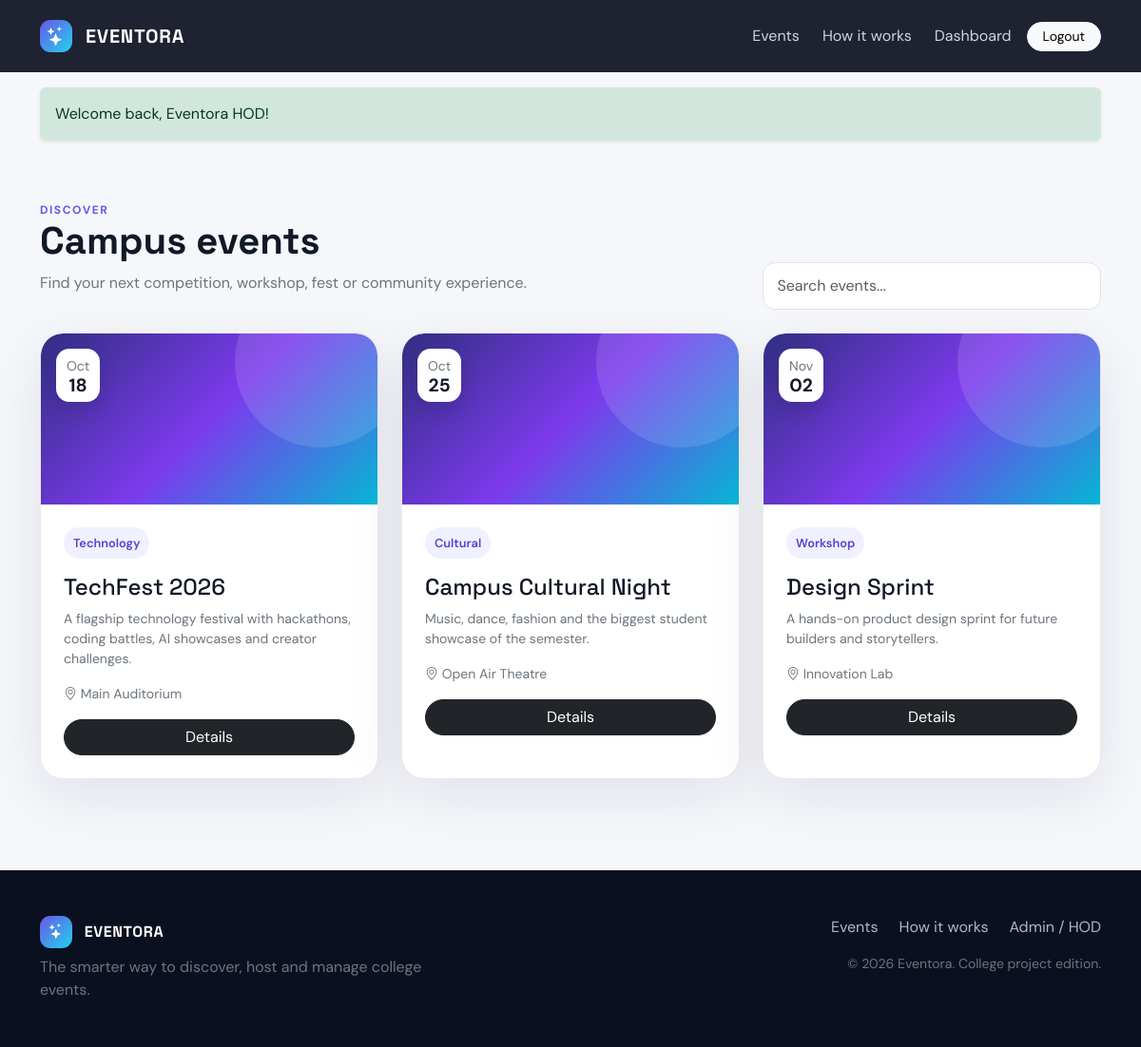
The page /user/events.php (signed in) on the database its author committed.
### tables this page shows
CREATE TABLE events (
 id INT UNSIGNED AUTO_INCREMENT PRIMARY KEY,
 host_id INT UNSIGNED NULL,
 title VARCHAR(180) NOT NULL,
 category VARCHAR(80) NOT NULL,
 description TEXT NOT NULL,
 event_date DATETIME NOT NULL,
 venue VARCHAR(180) NOT NULL,
 expected_participants INT NOT NULL DEFAULT 0,
 budget DECIMAL(12,2) NOT NULL DEFAULT 0,
 requirements TEXT,
 status ENUM('draft','approved','closed','completed') NOT NULL DEFAULT 'draft',
 created_at TIMESTAMP DEFAULT CURRENT_TIMESTAMP,
 FOREIGN KEY(host_id) REFERENCES users(id) ON DELETE SET NULL,
 INDEX(event_date,status)
);

### includes/config.php (called while the page is built, shortened)
<?php
function e($value) { return htmlspecialchars((string)$value, ENT_QUOTES, 'UTF-8'); }
?>

### user/events.php (the view)
<?php
require_once __DIR__ . '/../includes/config.php';
require_role(['admin','student','host','coordinator','volunteer']); $page_title='Events'; require __DIR__.'/../includes/header.php'; $events=[];if($pdo){$events=$pdo->query("SELECT * FROM events WHERE status='approved' ORDER BY event_date ASC")->fetchAll();} ?><div class="container py-5"><div class="row align-items-end mb-4"><div class="col"><div class="section-kicker">Discover</div><h1 class="fw-bold">Campus events</h1><p class="text-secondary">Find your next competition, workshop, fest or community experience.</p></div><div class="col-md-4"><input id="eventSearch" class="form-control" placeholder="Search events..."></div></div><div class="row g-4" id="eventGrid"><?php foreach($events as $ev): ?><div class="col-md-6 col-lg-4 event-item"><div class="event-card overflow-hidden"><div class="event-cover"><div class="date-pill"><small class="text-secondary d-block"><?=date('M',strtotime($ev['event_date']))?></small><strong><?=date('d',strtotime($ev['event_date']))?></strong></div></div><div class="p-4"><span class="metric-chip"><?=e($ev['category'])?></span><h4 class="mt-3"><?=e($ev['title'])?></h4><p class="small text-secondary"><?=e($ev['description'])?></p><div class="small text-secondary mb-3"><i class="bi bi-geo-alt"></i> <?=e($ev['venue'])?></div><div class="d-flex gap-2"><a class="btn btn-dark rounded-pill flex-grow-1" href="/user/event.php?id=<?=$ev['id']?>">Details</a><?php if (($user['role'] ?? '') !== 'admin'): ?><a class="btn btn-outline-primary rounded-pill" href="/user/register_event.php?id=<?=$ev['id']?>">Register</a><?php endif; ?></div></div></div></div><?php endforeach; if(!$events): ?><div class="col-12"><div class="dash-card empty">No approved events yet. Your HOD can publish the first one from the admin panel.</div></div><?php endif;?></div></div><script>document.getElementById('eventSearch')?.addEventListener('input',e=>{const q=e.target.value.toLowerCase();document.querySelectorAll('.event-item').forEach(x=>x.style.display=x.innerText.toLowerCase().includes(q)?'':'none')});</script><?php require __DIR__.'/../includes/footer.php'; ?>

### assets/css/app.css (style rules this page uses)
:root { --ink:#111827;--muted:#667085;--bg:#f6f7fb;--card:#fff;--primary:#6956e8;--primary2:#8a72ff;--cyan:#22d3ee;--border:#e8eaf1;--dark:#0b1020;--shadow:0 18px 60px rgba(17,24,39,.09) }
* { box-sizing:border-box }
body { font-family:'DM Sans',sans-serif;background:var(--bg);color:var(--ink) }
h1,h2,h3,h4,h5,.brand { font-family:'Space Grotesk',sans-serif }
.section-kicker { color:var(--primary);font-weight:700;text-transform:uppercase;letter-spacing:.13em;font-size:.75rem }
.event-card,.feature-card,.dash-card { border:1px solid var(--border);background:var(--card);border-radius:24px;box-shadow:var(--shadow);height:100%;transition:.25s ease }
.event-cover { height:180px;border-radius:23px 23px 0 0;background:linear-gradient(135deg,#312e81,#7c3aed 50%,#06b6d4);position:relative;overflow:hidden }
.event-cover:before { content:'';position:absolute;width:180px;height:180px;border-radius:50%;background:rgba(255,255,255,.12);right:-30px;top:-60px }
.event-cover .date-pill { position:absolute;left:16px;top:16px;background:#fff;border-radius:14px;padding:8px 11px;text-align:center;box-shadow:0 8px 20px rgba(0,0,0,.12) }
.date-pill strong { display:block;font-size:1.2rem;line-height:1 }
.form-control,.form-select { border-radius:13px;padding:.75rem .9rem;border-color:#dfe3eb }
.metric-chip { display:inline-flex;align-items:center;gap:7px;background:#f1f0ff;color:#5441d4;padding:7px 10px;border-radius:99px;font-size:.8rem;font-weight:600 }

### rows shown on the page
events: event_date "Oct", event_date "18", category "Technology", title "TechFest 2026", description "A flagship technology festival with hackathons, coding battles, AI showcases and creator challenges.", venue "Main Auditorium"
events: event_date "Oct", event_date "25", category "Cultural", title "Campus Cultural Night", description "Music, dance, fashion and the biggest student showcase of the semester.", venue "Open Air Theatre"
events: event_date "Nov", event_date "02", category "Workshop", title "Design Sprint", description "A hands-on product design sprint for future builders and storytellers.", venue "Innovation Lab"

### other values the page prints
$msg "Welcome back, Eventora HOD!"
